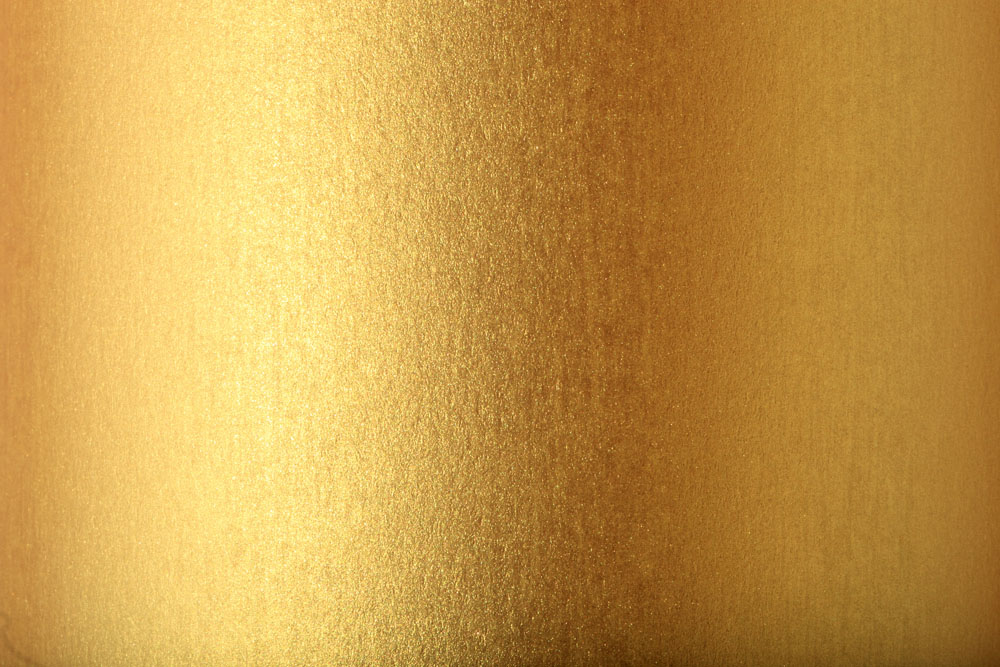
//> input picture 刮畫產生器/gold.jpg, 1000 x 667 px
$ ./Main gold.jpg   (built with g++ and OpenCV 4)
//> lines starting //> are read from the running program, lines starting //| are printed output that depends on the picture
#include<iostream>
#include<opencv2\opencv.hpp>

using namespace std;
using namespace cv;
//golbal variable
#define WINDOW_NAME "Thresh"
int thresholdValue = 100;
int thresholdType = 3;
Mat srcImg, grayImg, dstImg, dstImg_adaptive;
//golbal function
void on_threshold(int, void*);
void type1(Mat input);
Mat gold;
char* hi;
int main(int argc,char**argv)
{
	hi = argv[1];
	srcImg = imread(argv[1]);//only thing you have to do is to change the picture name
//> srcImg is the input picture: 667 rows x 1000 cols, CV_8UC3; mean B, G, R 73.5, 153.1, 198.1
	gold = imread("gold.jpg");
	resize(gold, gold, Size(srcImg.cols, srcImg.rows));
	//imshow("sourceImg", srcImg);
	cvtColor(srcImg, grayImg, COLOR_RGB2GRAY);
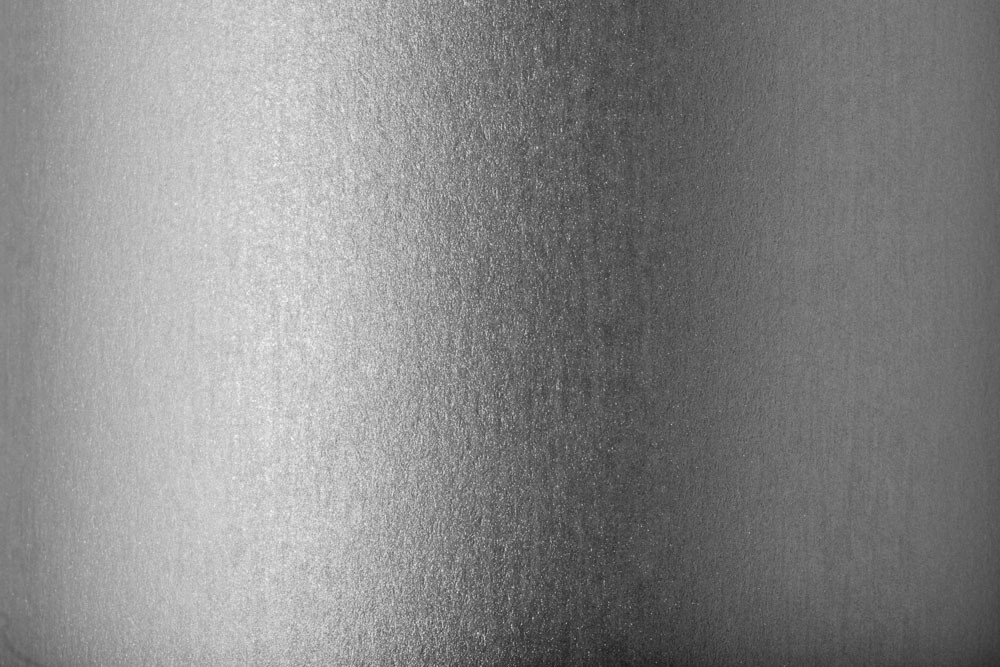
//> grayImg: 667 rows x 1000 cols, CV_8UC1; min 25, max 247, mean 134.4
	// [5 lines of commented-out code are left out]
	on_threshold(0, 0);

	//adaptive
	adaptiveThreshold(grayImg, dstImg_adaptive, 255, cv::ADAPTIVE_THRESH_MEAN_C, cv::THRESH_BINARY, 111, 2);
	// [9 lines of commented-out code are left out]
	return 0;
}
void on_threshold(int, void*)
{

	threshold(grayImg, dstImg, thresholdValue, 255, thresholdType);
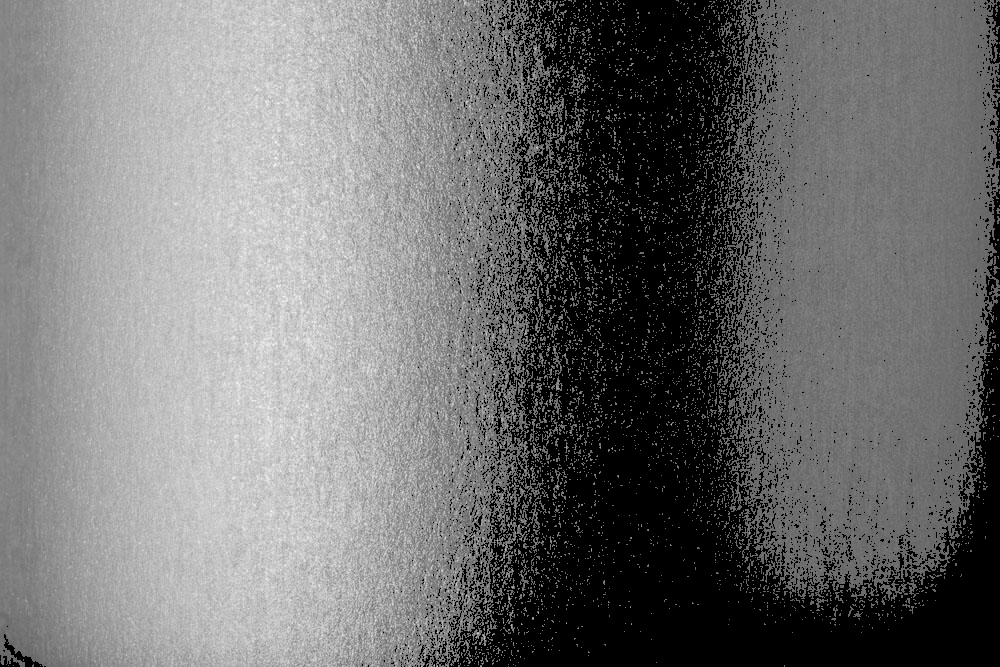
//> dstImg: 667 rows x 1000 cols, CV_8UC1; min 0, max 247, mean 112.3

	//imshow(WINDOW_NAME, dstImg);
	type1(dstImg);
}
void type1(Mat input)
{
	int histgram[256];
	int cumulative_distribution_function[256];
	for (int i = 0; i < 256; i++)
	{
		histgram[i] = 0;
		cumulative_distribution_function[i] = 0;
	}
	for (int i = 0; i < input.rows; i++)
		for (int j = 0; j < input.cols; j++)
			histgram[input.at<uchar>(i,j)]++;
//> after the loop, histgram = 256 values, max 172498 at index 0, min 0 at index 1, mean 2605.5
	cumulative_distribution_function[0] = histgram[0];
//> cumulative_distribution_function = 256 values, max 172498 at index 0, min 0 at index 1, mean 673.8
	int midian = (input.rows*input.cols )/ 2;
//> midian = 333500
	int threshold_value=0;

	for (int i = 1; i < 256; i++)
	{

		cumulative_distribution_function[i] += cumulative_distribution_function[i - 1];
		//cout << cumulative_distribution_function[i]<<endl;
		if (cumulative_distribution_function[i] > midian)
		{
			threshold_value = i;
			break;
		}
	}
//> after the loop, cumulative_distribution_function = 256 values from 172498 to 172498
	//cout << threshold_value;
	Mat output(Size(input.cols	,input.rows), CV_8UC3);
	for (int i = 0; i < input.rows; i++)
		for (int j = 0; j < input.cols; j++)
			if(input.at<uchar>(i, j)>20)
			{
				output.at<Vec3b>(i, j)[0] = gold.at<Vec3b>(i,j)[0];  //B
				output.at<Vec3b>(i, j)[1] = gold.at<Vec3b>(i, j)[1];
				output.at<Vec3b>(i, j)[2] = gold.at<Vec3b>(i, j)[2];
			}
			else
			{
				output.at<Vec3b>(i, j)[0] = 0;  //B
				output.at<Vec3b>(i, j)[1] = 0;
				output.at<Vec3b>(i, j)[2] = 0;
			}
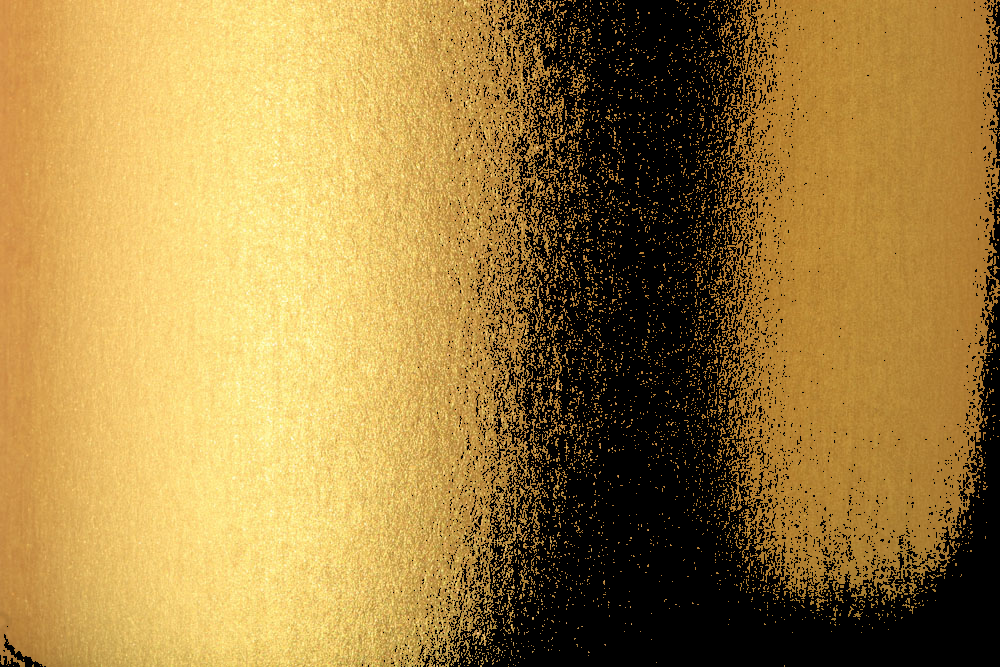
//> output: 667 rows x 1000 cols, CV_8UC3; mean B, G, R 65, 127.4, 158.9
//> in main, `adaptiveThreshold(grayImg, dstImg_adaptive, 255, cv::ADAPTIVE_THRESH_M..`:
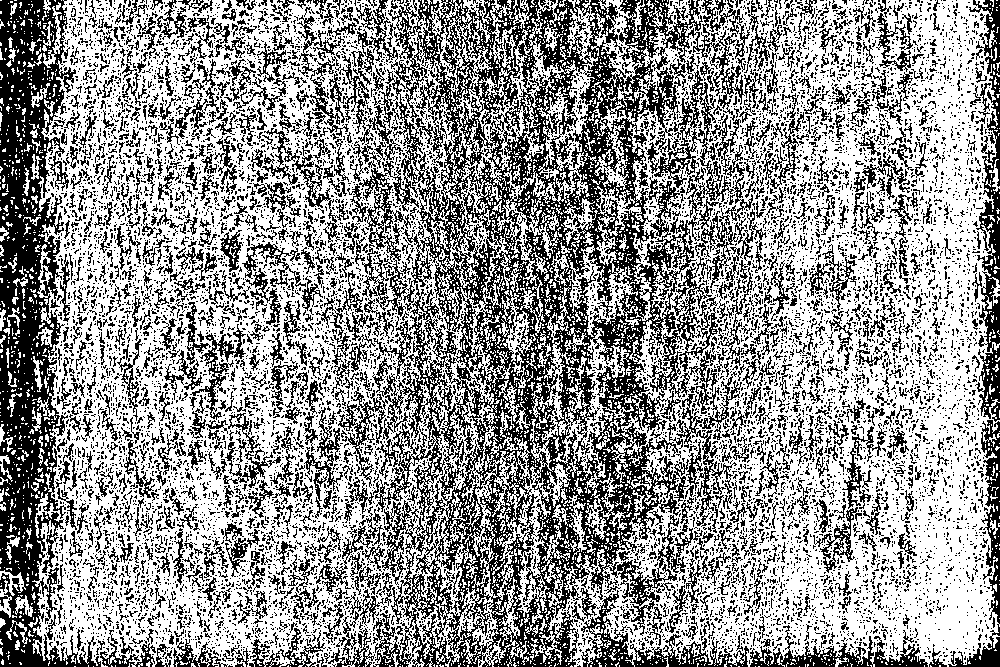
//> dstImg_adaptive: 667 rows x 1000 cols, CV_8UC1; 59% white; black in thin lines or dots
	//imshow("output", output);

	string output_name="output/";

	char fuck[300];
	string temp(hi);
	temp.copy(fuck,temp.size()-10,6);

	string tee(fuck);

	output_name = output_name + fuck+".jpg";
	cout << output_name;

	cout <<endl<< output_name;
	imwrite(output_name, output);
}
